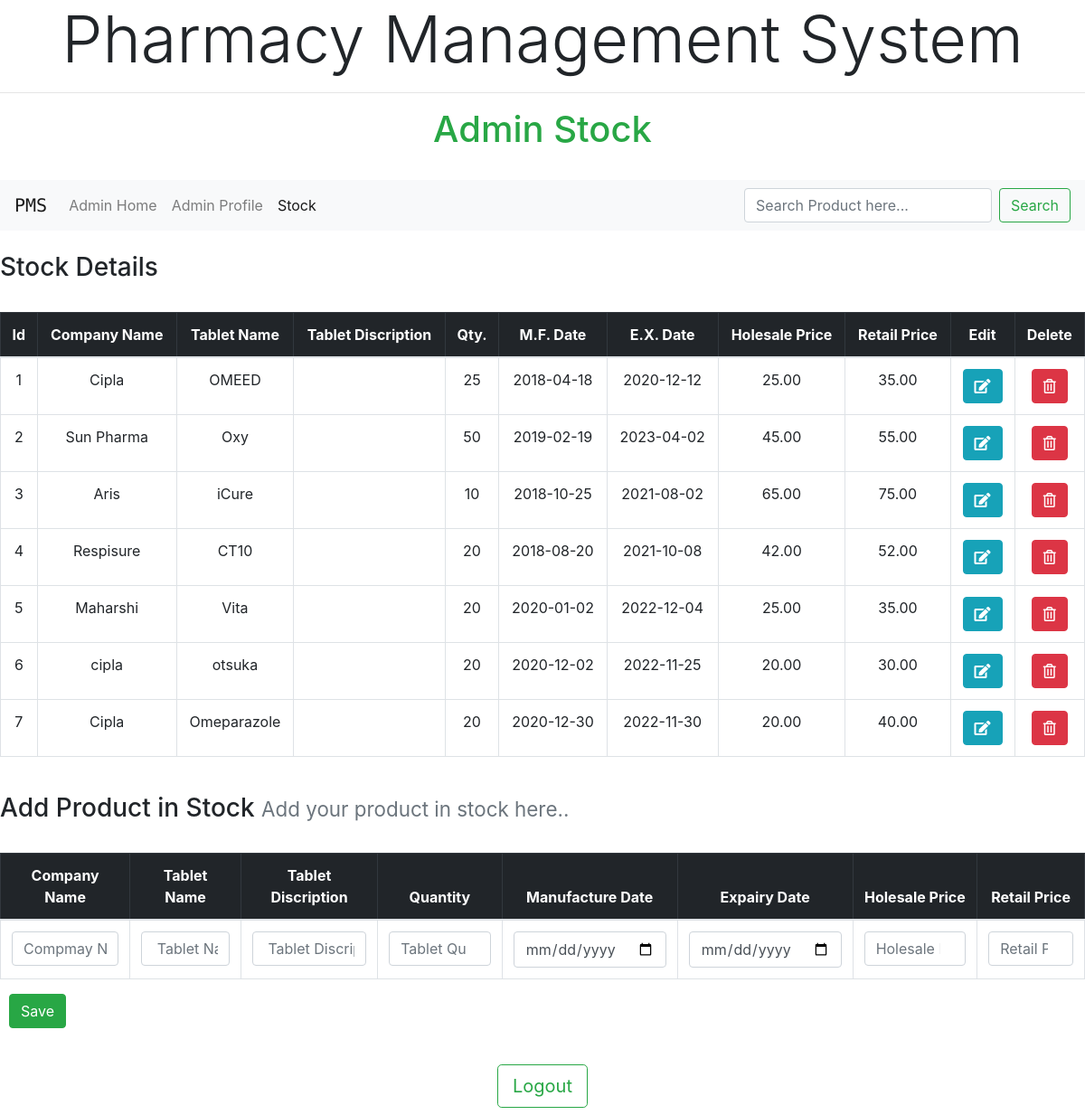
/stock.php (signed in), run on the app's committed database.
### tables this page shows
CREATE TABLE `stock` (
  `Id` int(11) NOT NULL,
  `companyName` varchar(250) NOT NULL,
  `tabletName` varchar(250) NOT NULL,
  `quantity` int(250) NOT NULL,
  `mfDate` date NOT NULL,
  `exDate` date NOT NULL,
  `holsalePrice` decimal(10,2) NOT NULL,
  `retailPrice` decimal(10,2) NOT NULL
);

### delete.php (called while the page is built, shortened)
<?php
$update = false;
$cname = '';
$tname = '';
$tdisp = '';
$qty = '';
$EXD = '';
$WSP = '';
$REP = '';
?>

### stock.php (the view, shortened to what this page needs)
<?php
require('delete.php');
?>
<!DOCTYPE html>
<html>
	<head>
    <link rel="stylesheet" href="https://cdnjs.cloudflare.com/ajax/libs/font-awesome/5.15.2/css/all.min.css">
		<link rel="stylesheet" href="https://maxcdn.bootstrapcdn.com/bootstrap/4.0.0/css/bootstrap.min.css">
	</head>
	<body>
		<h2 class="display-3 text-center">Pharmacy Management System<hr /></h2>
		<h1 class="h1 text-success text-lg text-center">Admin Stock
      </h1>
		<br />
		<nav class="navbar navbar-expand-lg navbar-light bg-light">
  <a class="navbar-brand" title="LOGO" href="#LOGO" style="font-family: 'Monoton', cursive;
">PMS</a>
  <div class="collapse navbar-collapse" id="navbarTogglerDemo03">
    <ul class="navbar-nav mr-auto mt-2 mt-lg-0">
      <li class="nav-item">
        <a class="nav-link" href="admin.php">Admin Home<span class="sr-only">(current)</span></a>
      </li>
      <li class="nav-item">
        <a class="nav-link" href="admin_Profile.php">Admin Profile</a>
      </li>
     <li class="nav-item active">
        <a class="nav-link" href="stock.php">Stock</a>
      </li>
    </ul>
    <form class="form-inline my-2 my-lg-0" method="POST" name="mrform" action="<?php echo $_SERVER['PHP_SELF']; ?>">
      <input class="form-control mr-sm-2" type="search" name="stockSearch" placeholder="Search Product here..." aria-label="Search">
      <button class="btn btn-outline-success my-2 my-sm-0" name="search" type="submit">Search</button>
    </form>
  </div>
</nav>
<br />
    <h3 class="h3">Stock Details</h3>
    <br />
    <?php
    require('newpmsdb.php');
    if(isset($_POST['search'])) {
        $stocksearch = stripslashes($_POST['stockSearch']);
        $stocksearch = mysqli_real_escape_string($mysqli, $stocksearch);
    $stk = "SELECT * FROM stock where Id LIKE '%$stocksearch%' OR companyName LIKE '%$stocksearch%' OR tabletName LIKE '%$stocksearch%' OR tabletDiscription LIKE '%$stocksearch%' OR quantity LIKE '%$stocksearch%' OR mfDate LIKE '%$stocksearch%' OR exDate LIKE '%$stocksearch%' OR holsalePrice LIKE '%$stocksearch%' OR retailPrice LIKE '%$stocksearch%'";
    $rslt = mysqli_query($mysqli, $stk);
    $count = mysqli_num_rows($rslt);
      if($count == 0) {
        echo "<p>this item is not in stock list!</P>";
      }
      else {
    echo "<table class='container text-center table table-bordered'>
    <thead class='table-dark'>
    <tr>
    <th>Id</th>
    <th>Company Name</th>
    <th>Tablet Name</th>
    <th>Tablet Discription</th>
    <th>Qty.</th>
    <th>M.F. Date</th>
    <th>E.X. Date</th>
    <th>Holesale Price</th>
    <th>Retail Price</th>
    <th>Edit</th>
    <th>Delete</th>
    </tr>
    </thead>";
    while($row = mysqli_fetch_array($rslt))
    {
    echo "<tr>";
    echo "<td>" . $row['Id'] . "</td>";
    echo "<td>" . $row['companyName'] . "</td>";
    echo "<td>" . $row['tabletName'] . "</td>";
    echo "<td>" . $row['tabletDiscription'] . "</td>";
    echo "<td>" . $row['quantity'] . "</td>";
    echo "<td>" . $row['mfDate'] . "</td>";
    echo "<td>" . $row['exDate'] . "</td>";
    echo "<td>" . $row['holsalePrice'] . "</td>";
    echo "<td>" . $row['retailPrice'] . "</td>";?>
    <td><a href="stock.php?edt=<?php echo $row['Id'];?>" class="btn btn-info" tittle='Edit'><i class='fas fa-edit'></i></td>
    <td><a href="delete.php?del=<?php echo $row['Id'];?>" class="btn btn-danger" tittle='Delete'><i class='far fa-trash-alt'></i></a></td>
   <?php
    echo "</tr>";
    }
    echo "</table>";
  }
} else {
  $stk = "SELECT * FROM stock";
  $rslt = mysqli_query($mysqli, $stk);
  echo "<table class='container text-center table table-bordered'>
    <thead class='table-dark'>
    <tr>
    <th>Id</th>
    <th>Company Name</th>
    <th>Tablet Name</th>
    <th>Tablet Discription</th>
    <th>Qty.</th>
    <th>M.F. Date</th>
    <th>E.X. Date</th>
    <th>Holesale Price</th>
    <th>Retail Price</th>
    <th>Edit</th>
    <th>Delete</th>
    </tr>
    </thead>";
    while($row = mysqli_fetch_array($rslt))
    {
    echo "<tr>";
    echo "<td>" . $row['Id'] . "</td>";
    echo "<td>" . $row['companyName'] . "</td>";
    echo "<td>" . $row['tabletName'] . "</td>";
    echo "<td>" . $row['tabletDiscription'] . "</td>";
    echo "<td>" . $row['quantity']. "</td>";
    echo "<td>" . $row['mfDate'] . "</td>";
    echo "<td>" . $row['exDate'] . "</td>";
    echo "<td>" . $row['holsalePrice'] . "</td>";
    echo "<td>" . $row['retailPrice'] . "</td>";?>
    <td><a href="stock.php?edt=<?php echo $row['Id'];?>" class="btn btn-info"><i class='fas fa-edit'></i></td>
    <td><a href="delete.php?del=<?php echo $row['Id'];?>" class="btn btn-danger"><i class='far fa-trash-alt'></i></a></td>
   <?php
   echo "</tr>";
    }
    echo "</table>";
  }
    ?>
    <br />
    <h3 class="h3 text-black">Add Product in Stock
        <small class="text-muted">Add your product in stock here..</small>
    </h3>
    <form method="POST" name="mrform" action="">
      <br />
    <div class="form-group">
    <table class='container text-center table table-bordered'>
    <thead class='table-dark'>
    <tr>
    <th>Company Name</th>
    <th>Tablet Name</th>
    <th>Tablet Discription</th>
    <th>Quantity</th>
    <th>Manufacture Date</th>
    <th>Expairy Date</th>
    <th>Holesale Price</th>
    <th>Retail Price</th>
    </tr>
    </thead>
        <tr>
          <td>
          <input type="text" name="companyName" class="form-control" value="<?php echo $cname; ?>" placeholder="Compmay Name" autocomplete="off"required />
          </td>
          <td>
          <input type="text" name="tabletName"  class="form-control" value="<?php echo $tname; ?>" placeholder=" Tablet Name" autocomplete="off"required />
          </td>
          <td>
          <input type="text" name="tabletDiscription"  class="form-control" value="<?php echo $tdisp; ?>" placeholder=" Tablet Discription" autocomplete="off"required />
          </td>
          <td>
          <input type="number" name="quantity"  class="form-control" value="<?php echo $qty; ?>" placeholder="Tablet Quantity" autocomplete="off" min = "0" required/>
          </td>
          <td>
          <input type="date" name="mfDate"  class="form-control" value="<?php echo $MFD; ?>" placeholder="Manufacture Date" autocomplete="off" required/>
          </td>
          <td>
          <input type="date" name="exDate"  class="form-control" value="<?php echo $EXD; ?>" placeholder="Expairy Date" autocomplete="off" required/>
          </td>
          <td>
          <input type="number" name="holsalePrice" class="form-control" value="<?php echo $WSP; ?>" placeholder="Holesale Price"  autocomplete="off"min = "0" required/>
          </td>
          <td>
          <input type="number" name="retailPrice" class="form-control" value="<?php echo $REP; ?>" placeholder="Retail Price"  autocomplete="off"min = "0" required/>
          </td>
        </tr>
      </table>
        <?php if($update == true) {?>
          <button type="submit" name="updt" class="btn btn-info" style="margin-left: 10px;">
          Update</button>
          <?php } else {
          ?>
        <button type="submit" name="submit" class="btn btn-success" style="margin-left: 10px;">Save</button>
      <?php  } ?>
      </form>
    <br />
    <h2 class="text-center"><a class="btn btn-outline-success btn-lg" href="logout.php">Logout</a></h2>
  </body>
</html>

### data on the page
stock: Id "1", companyName "Cipla", tabletName "OMEED", quantity "25", mfDate "2018-04-18", exDate "2020-12-12", holsalePrice "25.00", retailPrice "35.00"
stock: Id "2", companyName "Sun Pharma", tabletName "Oxy", quantity "50", mfDate "2019-02-19", exDate "2023-04-02", holsalePrice "45.00", retailPrice "55.00"
stock: Id "3", companyName "Aris", tabletName "iCure", quantity "10", mfDate "2018-10-25", exDate "2021-08-02", holsalePrice "65.00", retailPrice "75.00"
stock: Id "4", companyName "Respisure", tabletName "CT10", quantity "20", mfDate "2018-08-20", exDate "2021-10-08", holsalePrice "42.00", retailPrice "52.00"
stock: Id "5", companyName "Maharshi", tabletName "Vita", quantity "20", mfDate "2020-01-02", exDate "2022-12-04", holsalePrice "25.00", retailPrice "35.00"
stock: Id "6", companyName "cipla", tabletName "otsuka", quantity "20", mfDate "2020-12-02", exDate "2022-11-25", holsalePrice "20.00", retailPrice "30.00"
stock: Id "7", companyName "Cipla", tabletName "Omeparazole", quantity "20", mfDate "2020-12-30", exDate "2022-11-30", holsalePrice "20.00", retailPrice "40.00"
